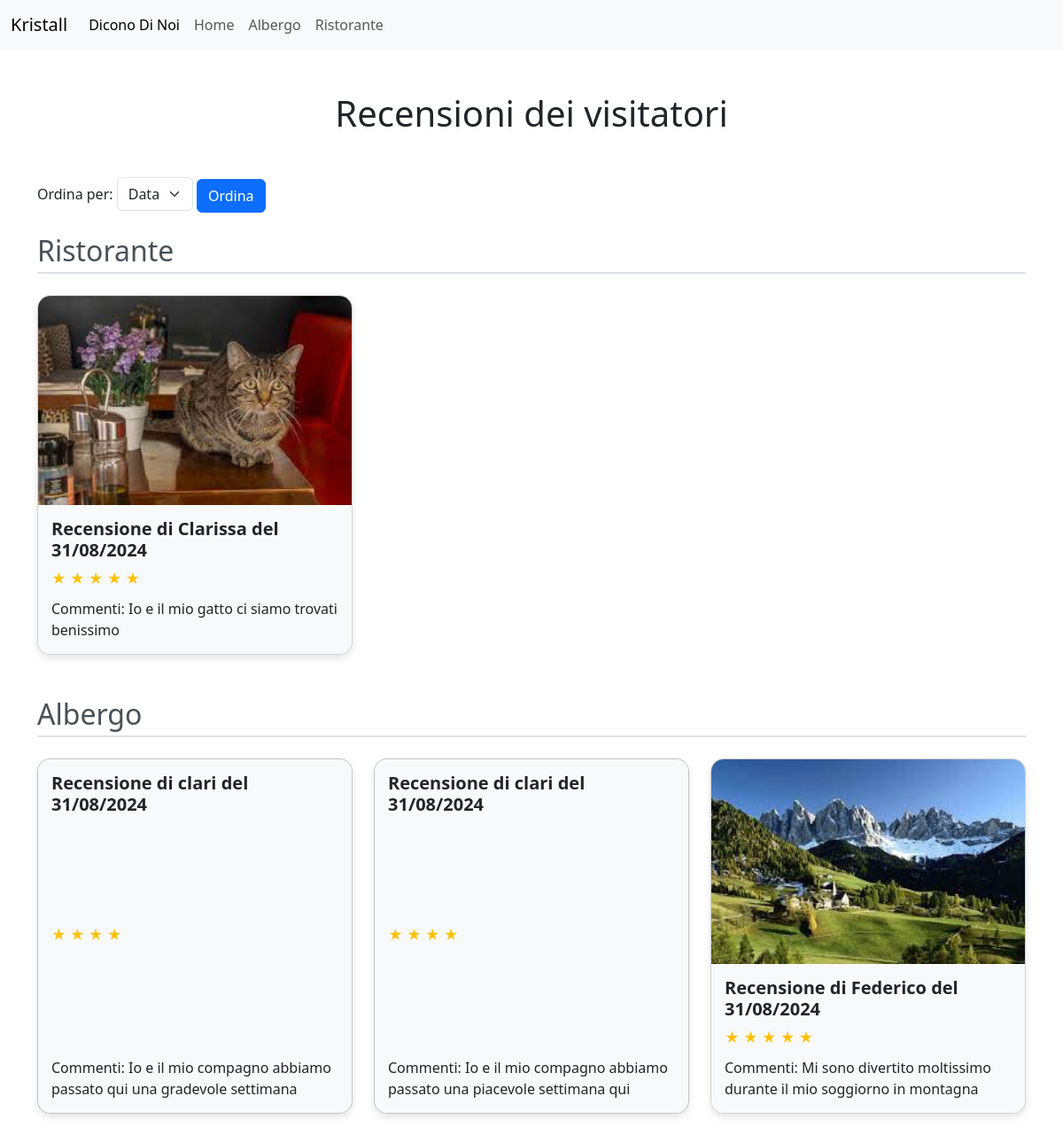
/core/recensioni, run on an earlier commit of the app's database.
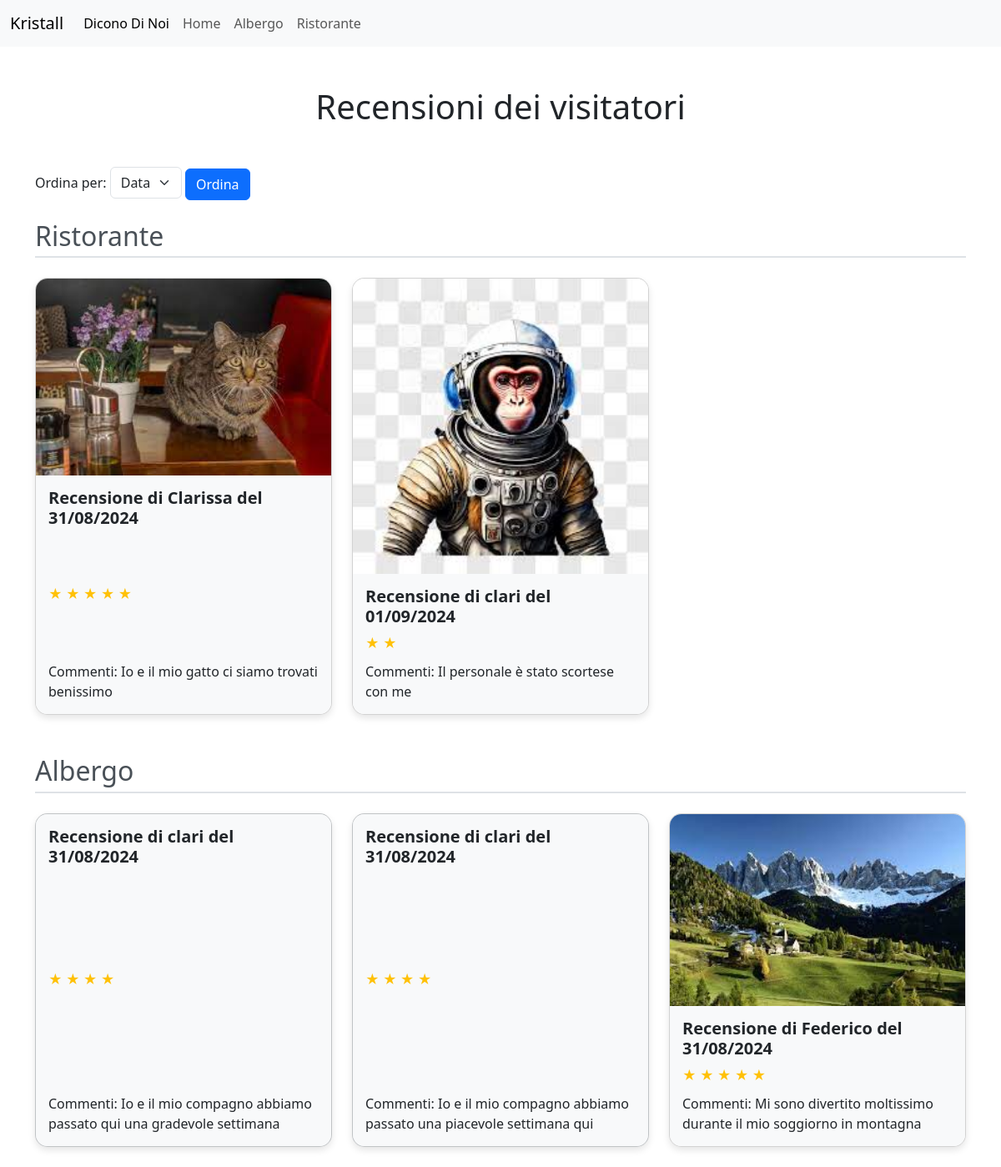
And on a later commit of the database.
### core/models.py (models this page shows, shortened)
class Recensione(models.Model):
    CATEGORIE = [
        ('ristorante', 'Ristorante'),
        ('albergo', 'Albergo'),
    ]
    user = models.ForeignKey(User, on_delete=models.CASCADE)
    voto = models.IntegerField(choices=[(i, str(i)) for i in range(1, 6)])
    commento = models.TextField()
    immagine = models.ImageField(upload_to='review_images/', null=True, blank=True)
    categoria = models.CharField(max_length=20, choices=CATEGORIE)
    data = models.DateField(default=timezone.now)
    created_at = models.DateTimeField(auto_now_add=True)
    class Meta:
        verbose_name = "Recensione"
        verbose_name_plural = "Recensioni"

### core/views.py (the view)
# urls.py: path('recensioni', views.recensione, name='recensioni'),
def recensione(request):
    ordine = request.GET.get('ordine', 'data')
    recensioni_ristorante = Recensione.objects.filter(categoria='ristorante').order_by(ordine)
    recensioni_albergo = Recensione.objects.filter(categoria='albergo').order_by(ordine)
    context = {
        'recensioni': {
            'ristorante': recensioni_ristorante,
            'albergo': recensioni_albergo,
        },
        'ordine_corrente': ordine,  # Aggiungi il parametro di ordinamento corrente al contesto
    }
    return render(request, 'core/recensioni.html', context)

### core/templates/core/recensioni.html (shortened to what this page needs)
<!doctype html>
<html lang="it">
  <head>
    <link href="https://cdn.jsdelivr.net/npm/bootstrap@5.3.3/dist/css/bootstrap.min.css" rel="stylesheet">
  </head>
  <body>
    <nav class="navbar navbar-expand-lg bg-body-tertiary">
      <div class="container-fluid">
        <a class="navbar-brand" href="#">Kristall</a>
        <div class="collapse navbar-collapse" id="navbarNav">
          <ul class="navbar-nav">
            <li class="nav-item">
              <a class="nav-link active" aria-current="page" href="#">Dicono Di Noi</a>
            </li>
            <li class="nav-item">
              <a class="nav-link" href="{% url 'core_home' %}">Home</a>
            </li>
            <li class="nav-item">
              <a class="nav-link" href="{% url 'camere' %}">Albergo</a>
            </li>
            <li class="nav-item">
              <a class="nav-link" href="{% url 'tavoli' %}">Ristorante</a>
            </li>
          </ul>
        </div>
      </div>
    </nav>
    <div class="container my-5 text-center">
      <h1>Recensioni dei visitatori</h1>
    </div>
    <div class="container">
      <div class="mb-4">
        <form method="GET" action="">
          <label for="ordine" class="form-label">Ordina per:</label>
          <select name="ordine" id="ordine" class="form-select w-auto d-inline-block">
            <option value="data" {% if ordine_corrente == "data" %}selected{% endif %}>Data</option>
          </select>
          <button type="submit" class="btn btn-primary">Ordina</button>
        </form>
      </div>
      {% for category, items in recensioni.items %}
        <h2 class="my-4">{{ category|capfirst }}</h2>
        <div class="row">
          {% for recensione in items %}
            <div class="col-md-4 mb-4 d-flex align-items-stretch">
              <div class="card {% if not recensione.immagine %}no-image{% endif %}" style="width: 100%;">
                {% if recensione.immagine %}
                  <img src="{{ recensione.immagine.url }}" class="card-img-top" alt="Immagine">
                {% endif %}
                <div class="card-body">
                  <h5 class="card-title">Recensione di {{ recensione.user }} del {{ recensione.data|date:"d/m/Y" }}</h5>
                  <div class="stars">
                    {% for i in "12345" %}
                      {% if forloop.counter <= recensione.voto %}
                        <span>&#9733;</span>
                      {% endif %}
                    {% endfor %}
                  </div>
                  <p class="card-text">Commenti: {{ recensione.commento }}</p>
                </div>
              </div>
            </div>
          {% endfor %}
        </div>
      {% endfor %}
    </div>
  </body>
</html>

What changed in the data, as far as the page shows it:
added Recensione: immagine (picture), user "clari", data "01/09/2024", voto 2 (drawn), commento "Il personale è stato scortese con me", shown under "Ristorante"
